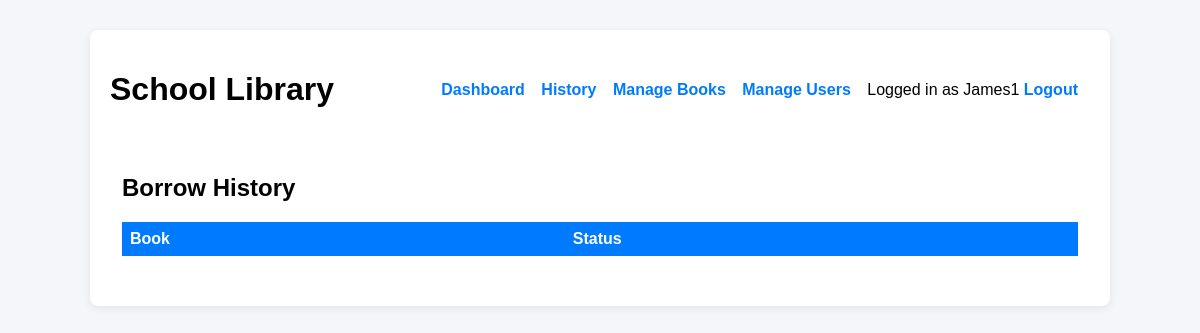
Page /history (signed in) on the earlier database version.
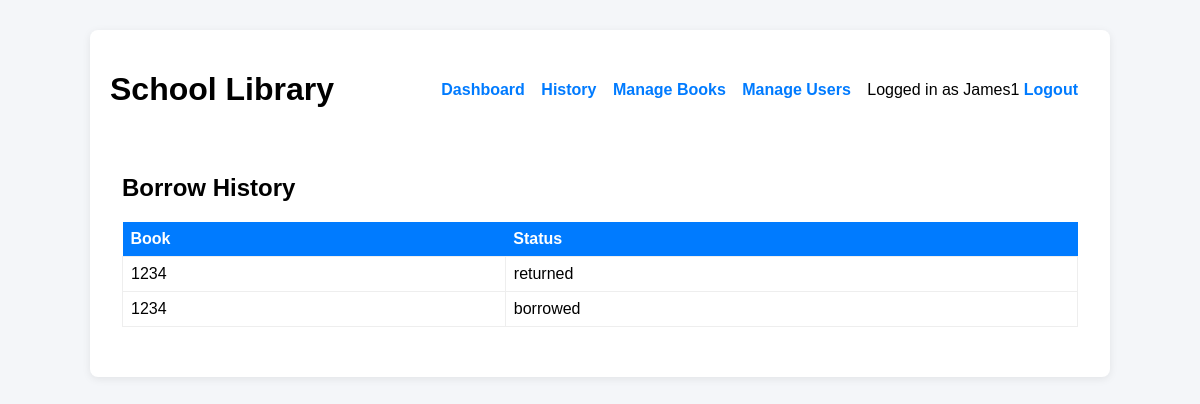
Same page on the later database version.
### tables this page shows
CREATE TABLE borrow (
            id INTEGER PRIMARY KEY AUTOINCREMENT,
            username TEXT,
            book_id INTEGER,
            status TEXT
        );

CREATE TABLE books (
            id INTEGER PRIMARY KEY AUTOINCREMENT,
            title TEXT,
            author TEXT,
            year TEXT,
            language TEXT,
            available INTEGER DEFAULT 1
        );

### routes/borrow_routes.py (the view)
@bp.route('/history')
@login_required
def history():
    user = session.get('username')
    records = get_history_for_user(user)
    return render_template('history.html', records=records)

### database.py (called while the page is built)
def get_conn(path):
    conn = sqlite3.connect(path)
    conn.row_factory = sqlite3.Row
    return conn

def query(db_path, sql, params=(), fetchone=False, fetchall=False):
    conn = get_conn(db_path)
    cur = conn.cursor()
    cur.execute(sql, params)
    conn.commit()
    if fetchone:
        row = cur.fetchone()
        conn.close()
        return row
    if fetchall:
        rows = cur.fetchall()
        conn.close()
        return rows
    conn.close()
    return None

### models/borrow_model.py (called while the page is built)
def get_history_for_user(username):
    return query(DB, """
        SELECT borrow.*, books.title
        FROM borrow JOIN books ON borrow.book_id = books.id
        WHERE borrow.username=?
        ORDER BY borrow.id DESC
    """, (username,), fetchall=True)

### routes/borrow_routes.py (called while the page is built)
def login_required(f):
    from functools import wraps
    @wraps(f)
    def wrapped(*args, **kwargs):
        if 'username' not in session:
            return redirect(url_for('auth.login'))
        return f(*args, **kwargs)
    return wrapped

### templates/history.html (shortened to what this page needs)
{% extends "base.html" %}
{% block content %}
<div class="card">
  <h2>Borrow History</h2>
  <table>
    <tr><th>Book</th><th>Status</th></tr>
    {% for r in records %}
    <tr>
      <td>{{ r.title }}</td><td>{{ r.status }}</td>
    </tr>
    {% endfor %}
  </table>
</div>
{% endblock %}

### templates/base.html (shortened to what this page needs)
<!doctype html>
<html>
<head>
  <link rel="stylesheet" href="{{ url_for('static', filename='style.css') }}">
</head>
<body>
  <div class="container">
    <header>
      <h1>School Library</h1>
      <nav class="navlinks">
        <a href="{{ url_for('book.dashboard') }}">Dashboard</a>
        <a href="{{ url_for('borrow.history') }}">History</a>
        {% if session.get('role') == 'admin' %}
          <a href="{{ url_for('book.manage_books') }}">Manage Books</a>
          <a href="{{ url_for('admin.manage_users') }}">Manage Users</a>
        {% endif %}
        {% if session.get('username') %}
          <span class="muted">Logged in as {{ session.get('username') }}</span>
          <a href="{{ url_for('auth.logout') }}">Logout</a>
        {% else %}
          <a href="{{ url_for('auth.login') }}">Login</a>
        {% endif %}
      </nav>
    </header>
    <main>
      {% block content %}{% endblock %}
    </main>
  </div>
</body>
</html>

### static/style.css (style rules this page uses)
body { font-family: Arial, sans-serif; background:#f4f6f9; margin:0; padding:0; }
.container { max-width:980px; margin:30px auto; background:white; padding:20px; border-radius:8px; box-shadow:0 2px 8px rgba(0,0,0,0.08); }
header { display:flex; justify-content:space-between; align-items:center; }
.navlinks a { margin-right:12px; color:#007bff; text-decoration:none; font-weight:600; }
.card { padding:12px; margin-top:12px; }
table { width:100%; border-collapse:collapse; margin-top:12px; }
table th { background:#007bff; color:white; padding:8px; text-align:left; }
table td { padding:8px; border:1px solid #eee; }

Differences in the rows shown:
added borrow: title "1234", status "returned"
added borrow: title "1234", status "borrowed"
